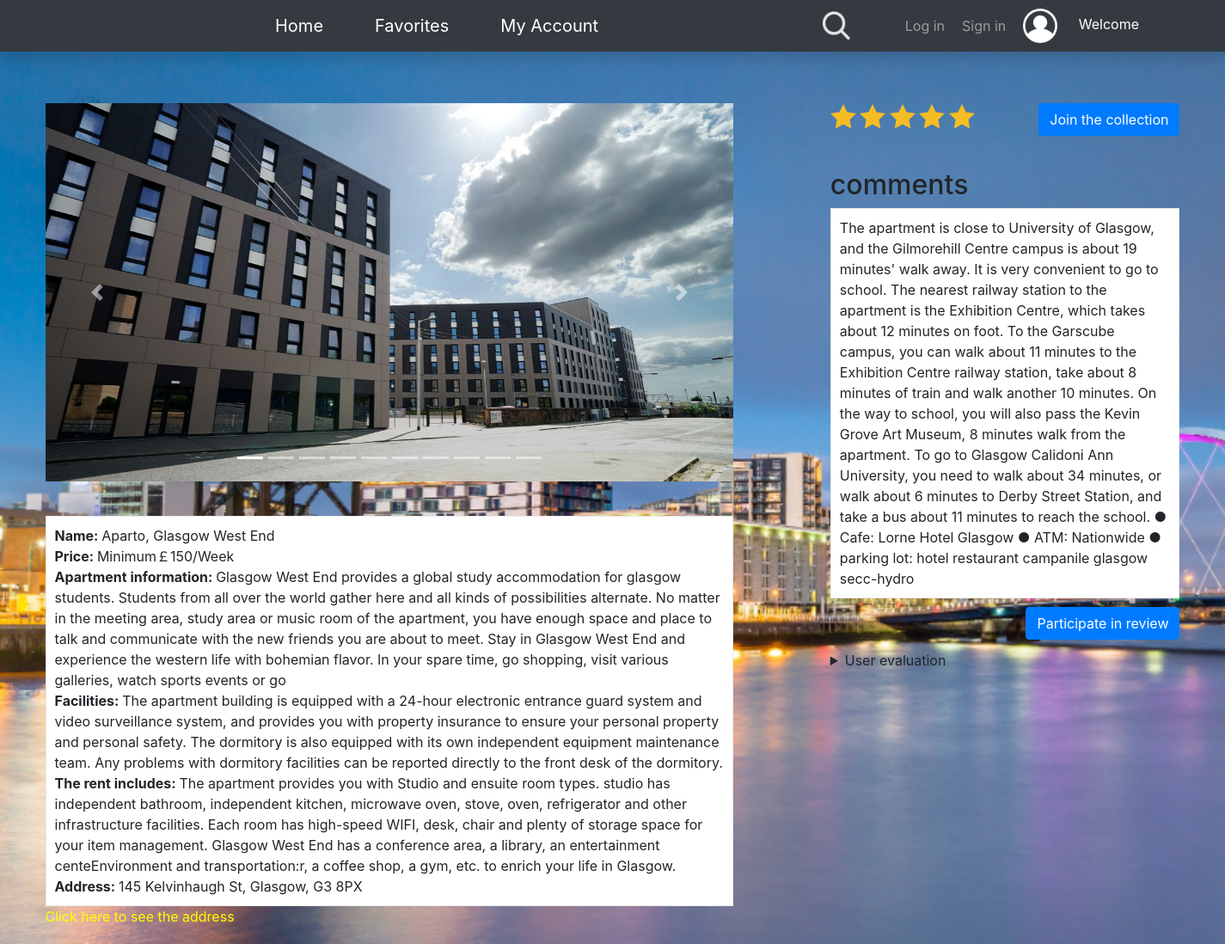
The page /apartment/1/ on the database its author committed.
### app/models.py (models this page shows, shortened)
class apartment(models.Model):
    name = models.CharField(max_length=50, null=False, db_index=True)
    img = models.CharField(max_length=2000)
    price = models.CharField(max_length=50, null=False)
    information = models.CharField(max_length=500)
    facilities = models.CharField(max_length=500)
    rent_includes = models.CharField(max_length=500)
    address = models.CharField(max_length=500)
    address_link = models.CharField(max_length=500)
    score = models.IntegerField()
    comments = models.TextField(max_length=2000)
    is_delete = models.BooleanField(default=False)
    create_time = models.DateTimeField(auto_now_add=True)
    update_time = models.DateTimeField(auto_now=True)
    class Meta:
        verbose_name = 'apartment'

### app/views.py (the view)
    def warpper(request, *args, **kwargs):
        if request.session.get('user', False):
            kwargs["loginuser"] = User.objects.get(uid=request.session.get('user'))
            return func(request, *args, **kwargs)
        else:
            kwargs['loginuser'] = None
            return func(request, *args, **kwargs)

### app/views.py (called while the page is built)
def checkLogin(func):
    def warpper(request, *args, **kwargs):
        if request.session.get('user', False):
            kwargs["loginuser"] = User.objects.get(uid=request.session.get('user'))
            return func(request, *args, **kwargs)
        else:
            kwargs['loginuser'] = None
            return func(request, *args, **kwargs)
    return warpper

### front/templates/apartment/index.html (shortened to what this page needs)
{% extends 'base/front_base.html' %}
{% block search %}
    <div class="search">
        <a href="{% url 'apartment:search' %}"><img src="{% static 'img/search.png' %}" alt="..."></a>
    </div>
{% endblock %}
{% block main %}
<div class="container-fiuled">
        <div class="row">
            <div class="left col-8">
                <div class="left-main">
                    <div class="left-carousel">
                        <div id="carouselExampleIndicators" class="carousel slide" data-ride="carousel">
                          <ol class="carousel-indicators">
                            <li data-target="#carouselExampleIndicators" data-slide-to="0" class="active"></li>
                              {% for x in data.img_index %}
                                  <li data-target="#carouselExampleIndicators" data-slide-to="{{ x }}"></li>
                              {% endfor %}
                          </ol>
                          <div class="carousel-inner">
                              {% for img in data.img|slice:":1" %}
                                 <div class="carousel-item active">
                                    <img src="{% static "img/"|add:img %}" class="d-block w-100" alt="...">
                                 </div>
                              {% endfor %}
                          </div>
                          <a class="carousel-control-prev" href="#carouselExampleIndicators" role="button" data-slide="prev">
                            <span class="carousel-control-prev-icon" aria-hidden="true"></span>
                          </a>
                          <a class="carousel-control-next" href="#carouselExampleIndicators" role="button" data-slide="next">
                            <span class="carousel-control-next-icon" aria-hidden="true"></span>
                          </a>
                        </div>
                    </div>
                    <div class="left-desc">
                        <span class="tag">Name: </span><span class="name">{{ data.name }}</span><br>
                        <span class="tag">Price: </span><span class="price">{{ data.price }}</span><br>
                        <span class="tag">Apartment information: </span><span class="apartment">{{ data.information }}</span><br>
                        <span class="tag">Facilities: </span><span class="facilities">{{ data.facilities }}</span><br>
                        <span class="tag">The rent includes: </span><span class="rent">{{ data.rent_includes }}</span><br>
                        <span class="tag">Address: </span><span class="address">{{ data.address }}</span>
                    </div>
                    <a href="{{ data.address_link }}" class="address-link">Click here to see the address</a>
                </div>
            </div>
            <div class="right col-4">
                <div class="right-main">
                    <div class="right-collection">
                        {% if data.favorite %}
                            <button type="button" id="collection" class="btn btn-primary is-favorite">Cancel collection</button>
                        {% else %}
                            <button type="button" id="collection" class="btn btn-primary">Join the collection</button>
                        {% endif %}
                    </div>
                    <div class="right-star">
                        <ul>
                            {% for x in data.range %}
                                {% if x <= data.score %}
                                    <li class="yellowstar"></li>
                                    {% else %}
                                    <li class="white"></li>
                                {% endif %}
                            {% endfor %}
                        </ul>
                    </div>
                    <div class="right-comments">
                        <h2>comments</h2>
                        <div class="comments">
                            {{ data.comments }}
                        </div>
                    </div>
<a style="display: block; height: 40px" href="{% url 'apartment:evaluation' %}"><button type="button" class="btn btn-primary review">Participate in review</button></a>
                    <details class="commentcontrol">
                    <summary>User evaluation</summary>
                    </details>
                </div>
            </div>
        </div>
    </div>
{% endblock %}

### rows shown on the page
apartment: name "Aparto, Glasgow West End", price "Minimum￡150/Week", information "Glasgow West End provides a global study accommodation for glasgow students. Students from all over the world gather here and all kinds of possibilities alternate. No matter in the meeting area, study area or music room of the apartment, you have enough space and place to talk and communicate with the new friends you are about to meet. Stay in Glasgow West End and experience the western life with bohemian flavor. In your spare time, go shopping, visit various galleries, watch sports events or go", facilities "The apartment building is equipped with a 24-hour electronic entrance guard system and video surveillance system, and provides you with property insurance to ensure your personal property and personal safety. The dormitory is also equipped with its own independent equipment maintenance team. Any problems with dormitory facilities can be reported directly to the front desk of the dormitory.", rent_includes "The apartment provides you with Studio and ensuite room types. studio has independent bathroom, independent kitchen, microwave oven, stove, oven, refrigerator and other infrastructure facilities. Each room has high-speed WIFI, desk, chair and plenty of storage space for your item management. Glasgow West End has a conference area, a library, an entertainment centeEnvironment and transportation:r, a coffee shop, a gym, etc. to enrich your life in Glasgow.", address "145 Kelvinhaugh St, Glasgow, G3 8PX", comments "The apartment is close to University of Glasgow, and the Gilmorehill Centre campus is about 19 minutes' walk away. It is very convenient to go to school. The nearest railway station to the apartment is the Exhibition Centre, which takes about 12 minutes on foot. To the Garscube campus, you can walk about 11 minutes to the Exhibition Centre railway station, take about 8 minutes of train and walk another 10 minutes. On the way to school, you will also pass the Kevin Grove Art Museum, 8 minutes walk from the apartment. To go to Glasgow Calidoni Ann University, you need to walk about 34 minutes, or walk about 6 minutes to Derby Street Station, and take a bus about 11 minutes to reach the…"
